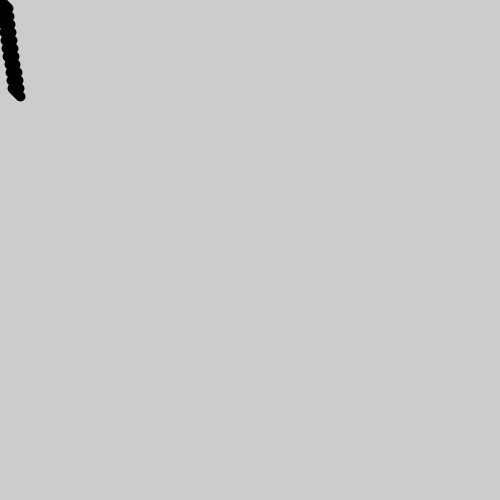
Frame 1 (no input)
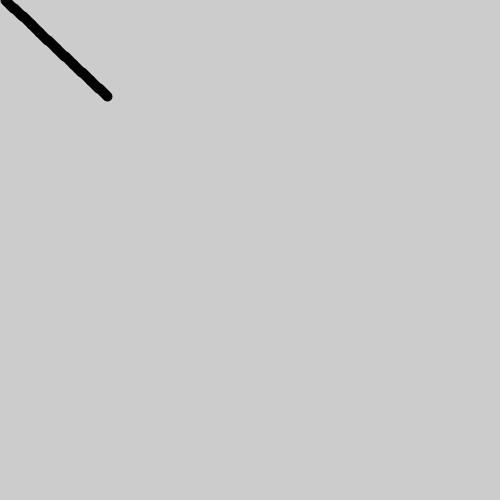
Frame 60 (the mouse pressed at the canvas centre just before this capture)
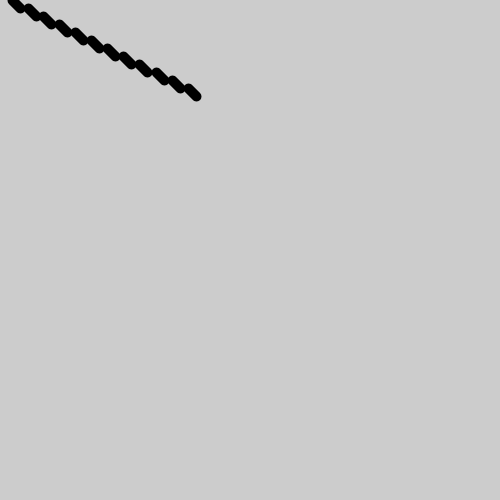
Frame 120 (the mouse held since frame 60 and released just before this capture)

The Processing sketch that drew these frames (run headless with seeded random() and noise(); from frame 60 on, the mouse is pressed at the canvas centre):

// Processing sketch: processing_103862
// ── processing_103862.pde

int numLines = 12;
float[] x = new float[numLines]; 
float[] vel = new float[numLines]; 
float offset = 8; //Establece el espacio entre las líneas 

void setup() {
size(500, 500); 
smooth();
strokeWeight(10);

for (int i = 0; i < numLines; i++) {
x[i] = i; 
//Establece posición inicial
vel[i] = 0.1 + (i / offset); //Establece la velocidad inicial
 }
}

void draw() {
background(204); 
for (int i = 0; i < x.length; i++) {
  x[i] += vel[i];  
  if (x[i] > (width + offset)) {
 x[i] = -offset * 2; 
} 
float y = i * offset;  //Establece la coordenada-y
line(x[i], y, x[i]+offset, y+offset); //Dibuja la línea

}
}
